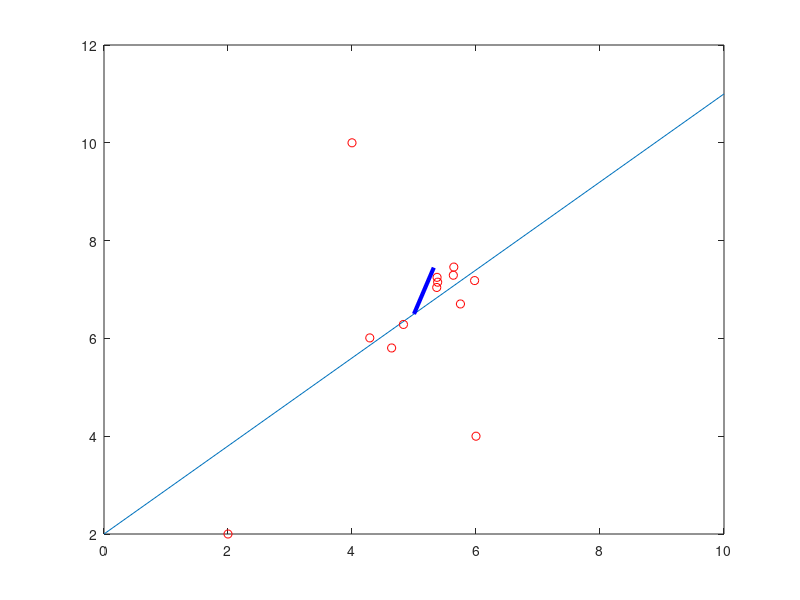

Write the MATLAB code that produced this figure. (Note: this script raises an error after producing the figure.)
clear all

f = @(x) 0.9*x + 2;
x = 0:1:10;
plot(x,f(x))

xr = rand(10,1)*2+4;

hold on
yr = f(xr) + (rand(length(xr),1)-0.5)/1;
P =  [xr yr];
P = [P; 4 10];
P = [P; 6 4];
P = [P; 2 2];

plot(P(:,1),P(:,2),'ro');

R = pca(P);
plot([5 5+R(1,1)], [f(5) f(5)+R(2,1)],'b','linewidth',3);

%%

% Estimate the leading component
C = grassmann_average(P, 2); % the second input is the number of component to estimate

plot([5 5+C(1,1)], [f(5) f(5)+C(2,1)],'g','linewidth',3);

%%


hold off
axis equal

% dlmwrite('../utils/samples.txt',P, ' ');
